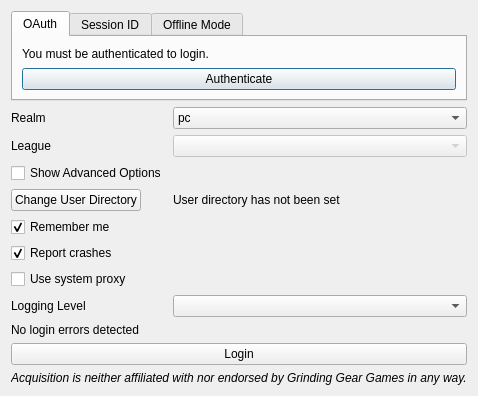
<?xml version="1.0" encoding="UTF-8"?>
<ui version="4.0">
 <class>LoginDialog</class>
 <widget class="QDialog" name="LoginDialog">
  <property name="geometry">
   <rect>
    <x>0</x>
    <y>0</y>
    <width>423</width>
    <height>394</height>
   </rect>
  </property>
  <property name="sizePolicy">
   <sizepolicy hsizetype="Fixed" vsizetype="Fixed">
    <horstretch>0</horstretch>
    <verstretch>0</verstretch>
   </sizepolicy>
  </property>
  <property name="windowTitle">
   <string>Log in</string>
  </property>
  <layout class="QVBoxLayout" name="verticalLayout">
   <item>
    <widget class="QTabWidget" name="loginTabs">
     <property name="sizePolicy">
      <sizepolicy hsizetype="Minimum" vsizetype="Minimum">
       <horstretch>0</horstretch>
       <verstretch>0</verstretch>
      </sizepolicy>
     </property>
     <property name="currentIndex">
      <number>0</number>
     </property>
     <widget class="QWidget" name="oauthTab">
      <attribute name="title">
       <string>OAuth</string>
      </attribute>
      <layout class="QVBoxLayout" name="oauthTabLayout">
       <item>
        <widget class="QLabel" name="authenticateLabel">
         <property name="sizePolicy">
          <sizepolicy hsizetype="Minimum" vsizetype="Minimum">
           <horstretch>0</horstretch>
           <verstretch>0</verstretch>
          </sizepolicy>
         </property>
         <property name="text">
          <string>You must be authenticated to login.</string>
         </property>
        </widget>
       </item>
       <item>
        <widget class="QPushButton" name="authenticateButton">
         <property name="text">
          <string>Authenticate</string>
         </property>
        </widget>
       </item>
      </layout>
     </widget>
     <widget class="QWidget" name="sessionIdTab">
      <property name="sizePolicy">
       <sizepolicy hsizetype="Minimum" vsizetype="Minimum">
        <horstretch>0</horstretch>
        <verstretch>0</verstretch>
       </sizepolicy>
      </property>
      <attribute name="title">
       <string>Session ID</string>
      </attribute>
      <layout class="QVBoxLayout" name="sessionIdTabLayout">
       <item>
        <layout class="QFormLayout" name="sessionIdFormLayout">
         <item row="0" column="0">
          <widget class="QLabel" name="sessIDLabel">
           <property name="sizePolicy">
            <sizepolicy hsizetype="Preferred" vsizetype="Fixed">
             <horstretch>0</horstretch>
             <verstretch>0</verstretch>
            </sizepolicy>
           </property>
           <property name="minimumSize">
            <size>
             <width>65</width>
             <height>0</height>
            </size>
           </property>
           <property name="text">
            <string>POESESSID</string>
           </property>
          </widget>
         </item>
         <item row="0" column="1">
          <widget class="QLineEdit" name="sessionIDLineEdit">
           <property name="echoMode">
            <enum>QLineEdit::EchoMode::Password</enum>
           </property>
          </widget>
         </item>
        </layout>
       </item>
      </layout>
     </widget>
     <widget class="QWidget" name="offlineTab">
      <attribute name="title">
       <string>Offline Mode</string>
      </attribute>
      <layout class="QVBoxLayout" name="verticalLayout_3">
       <item>
        <widget class="QLabel" name="label">
         <property name="text">
          <string>Offline mode is not implemented yet.</string>
         </property>
        </widget>
       </item>
      </layout>
     </widget>
    </widget>
   </item>
   <item>
    <layout class="QFormLayout" name="optionsLayout">
     <property name="topMargin">
      <number>0</number>
     </property>
     <item row="0" column="0">
      <widget class="QLabel" name="realmLabel">
       <property name="text">
        <string>Realm</string>
       </property>
      </widget>
     </item>
     <item row="0" column="1">
      <widget class="QComboBox" name="realmComboBox">
       <item>
        <property name="text">
         <string>pc</string>
        </property>
       </item>
       <item>
        <property name="text">
         <string>xbox</string>
        </property>
       </item>
       <item>
        <property name="text">
         <string>sony</string>
        </property>
       </item>
      </widget>
     </item>
     <item row="1" column="0">
      <widget class="QLabel" name="leagueLabel">
       <property name="minimumSize">
        <size>
         <width>65</width>
         <height>0</height>
        </size>
       </property>
       <property name="text">
        <string>League</string>
       </property>
      </widget>
     </item>
     <item row="1" column="1">
      <widget class="QComboBox" name="leagueComboBox">
       <property name="enabled">
        <bool>false</bool>
       </property>
       <property name="sizeAdjustPolicy">
        <enum>QComboBox::SizeAdjustPolicy::AdjustToContents</enum>
       </property>
      </widget>
     </item>
     <item row="3" column="0">
      <widget class="QCheckBox" name="advancedCheckBox">
       <property name="text">
        <string>Show Advanced Options</string>
       </property>
      </widget>
     </item>
     <item row="5" column="0">
      <widget class="QCheckBox" name="rememberMeCheckBox">
       <property name="text">
        <string>Remember me</string>
       </property>
       <property name="checked">
        <bool>true</bool>
       </property>
      </widget>
     </item>
     <item row="6" column="0">
      <widget class="QCheckBox" name="reportCrashesCheckBox">
       <property name="text">
        <string>Report crashes</string>
       </property>
       <property name="checked">
        <bool>true</bool>
       </property>
      </widget>
     </item>
     <item row="7" column="0">
      <widget class="QCheckBox" name="proxyCheckBox">
       <property name="text">
        <string>Use system proxy</string>
       </property>
      </widget>
     </item>
     <item row="8" column="0">
      <widget class="QLabel" name="loggingLevelLabel">
       <property name="text">
        <string>Logging Level</string>
       </property>
      </widget>
     </item>
     <item row="8" column="1">
      <widget class="QComboBox" name="loggingLevelComboBox"/>
     </item>
     <item row="4" column="0">
      <widget class="QPushButton" name="userDirPushButton">
       <property name="text">
        <string>Change User Directory</string>
       </property>
      </widget>
     </item>
     <item row="4" column="1">
      <widget class="QLabel" name="userDirLabel">
       <property name="text">
        <string>User directory has not been set</string>
       </property>
      </widget>
     </item>
    </layout>
   </item>
   <item>
    <widget class="QLabel" name="errorLabel">
     <property name="text">
      <string>No login errors detected</string>
     </property>
    </widget>
   </item>
   <item>
    <widget class="QPushButton" name="loginButton">
     <property name="sizePolicy">
      <sizepolicy hsizetype="Minimum" vsizetype="Fixed">
       <horstretch>0</horstretch>
       <verstretch>0</verstretch>
      </sizepolicy>
     </property>
     <property name="text">
      <string>Login</string>
     </property>
    </widget>
   </item>
   <item>
    <widget class="QLabel" name="disclaimerLabel">
     <property name="sizePolicy">
      <sizepolicy hsizetype="Minimum" vsizetype="Fixed">
       <horstretch>0</horstretch>
       <verstretch>0</verstretch>
      </sizepolicy>
     </property>
     <property name="font">
      <font>
       <italic>true</italic>
      </font>
     </property>
     <property name="text">
      <string>Acquisition is neither affiliated with nor endorsed by Grinding Gear Games in any way.</string>
     </property>
     <property name="alignment">
      <set>Qt::AlignmentFlag::AlignCenter</set>
     </property>
    </widget>
   </item>
  </layout>
 </widget>
 <resources/>
 <connections/>
</ui>
